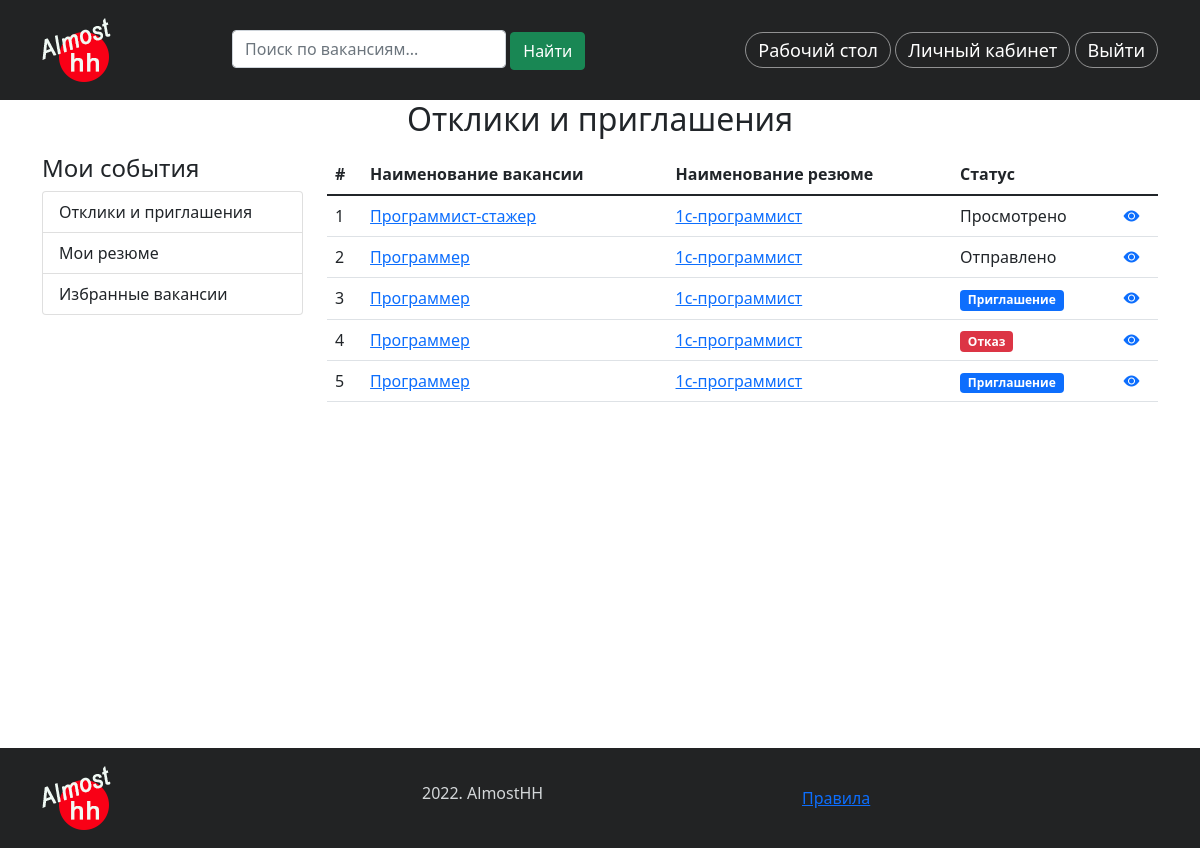
The app's page /portal/feedback-and-suggestion/ (signed in) with its own data.
### portal/models.py (models this page shows, shortened)
class FeedbackAndSuggestion(models.Model):
    STATUS_CHOICES = (
        ('send', 'Отправлено'),
        ('viewed', 'Просмотрено'),
        ('invite', 'Приглашение'),
        ('failure', 'Отказ'),
    )
    vacancy = models.ForeignKey(Vacancy, on_delete=models.CASCADE,
                                related_name='suggestions', verbose_name='Вакансия')
    resume = models.ForeignKey(Resume, on_delete=models.CASCADE,
                               related_name='feedbacks', verbose_name='Резюме')
    status = models.CharField(max_length=15, choices=STATUS_CHOICES,
                              verbose_name='Статус', default='send')

class Vacancy(models.Model):
    STATUS_CHOICES = (
        ('draft', 'Черновик'),
        ('send', 'Отправлено'),
        ('published', 'Опубликовано'),
        ('rework', 'На доработку'),
    )
    title = models.CharField(max_length=100, verbose_name='Наименование')
    slug = models.SlugField(max_length=100, verbose_name='Слаг')
    salary = models.CharField(max_length=150, verbose_name='Зарплата')
    company = models.ForeignKey(CompanyCard, on_delete=models.CASCADE,
                                verbose_name='Компания',
                                related_name='vacancies')
    description = models.TextField(verbose_name='Описание вакансии')
    address = models.CharField(max_length=200, verbose_name='Адрес вакансии')
    publish = models.DateTimeField(default=timezone.now)
    created = models.DateTimeField(auto_now_add=True)
    updated = models.DateTimeField(auto_now=True)
    comment = models.TextField(verbose_name='Комментарий', blank=True)
    status = models.CharField(max_length=15, choices=STATUS_CHOICES,
                              default='draft',
                              verbose_name='Статус')
    resumes = models.ManyToManyField('Resume', through='FeedbackAndSuggestion',
                                     through_fields=('vacancy', 'resume'),
                                     related_name='vacancies')

class Resume(models.Model):
    STATUS_CHOICES = (
        ('draft', 'Черновик'),
        ('send', 'Отправлено'),
        ('published', 'Опубликовано'),
        ('rework', 'На доработку'),
    )
    title = models.CharField(max_length=100,
                             verbose_name='Наименование вакансии')
    slug = models.SlugField(max_length=100, verbose_name='Слаг')
    salary = models.CharField(max_length=150, verbose_name='Зарплата')
    user = models.ForeignKey(User, on_delete=models.CASCADE,
                             verbose_name='Пользователь',
                             related_name='resumes')
    employment = models.CharField(max_length=150, verbose_name='Занятость')
    schedule = models.CharField(max_length=150, verbose_name='График работы')
    about_me = models.TextField(verbose_name='Обо мне')
    education = models.TextField(verbose_name='Образование')
    language = models.CharField(max_length=200, verbose_name='Знание языков')
    citizenship = models.CharField(max_length=50, verbose_name='Гражданство')
    publish = models.DateTimeField(default=timezone.now)
    created = models.DateTimeField(auto_now_add=True)
    updated = models.DateTimeField(auto_now=True)
    comment = models.TextField(verbose_name='Комментарий', blank=True)
    status = models.CharField(max_length=15, choices=STATUS_CHOICES,
                              default='draft',
                              verbose_name='Статус')

### portal/views.py (the view)
# urls.py: path('feedback-and-suggestion/', views.feedback_list, name='feedback_list'),
@login_required()
def feedback_list(request):
    if request.user.has_perm('portal.add_resume'):
        feedbacks = FeedbackAndSuggestion.objects.filter(resume__user=request.user)
    else:
        feedbacks = FeedbackAndSuggestion.objects.filter(
            vacancy__company__user=request.user)
    return render(request, 'portal/account/feedback_list.html',
                  {'feedbacks': feedbacks})

### portal/templates/portal/account/feedback_list.html (shortened to what this page needs)
{% extends "news/base.html" %}
{% block content %}
<div class="container">
    <div class="row">
        <div class="col text-center">
            <h1 class="mb-3">Отклики и приглашения </h1>
        </div>
    </div>
    <div class="row">
        <div class="col-3">
            <div class="left-menu">
                    {% include 'portal/account/includes/dashboard_menu.html' %}
            </div>
        </div>
        <div class="col-9">
            <div class="feedback">
                <table class="table">
                    <thead>
                        <tr>
                            <th>#</th>
                            <th>Наименование вакансии</th>
                            <th>Наименование резюме</th>
                            <th>Статус</th>
                        </tr>
                    </thead>
                    <tbody>
                        {% for feedback in feedbacks %}
                        <tr>
                            <td>{{ forloop.counter }}</td>
                            <td><a href="{% url 'portal:vacancy_detail' feedback.vacancy.id %}">{{ feedback.vacancy.title }}</a></td>
                            <td><a href="{% url 'portal:resume_detail' feedback.resume.id %}">{{ feedback.resume.title }}</a></td>
                            {% if feedback.status == 'failure' %}
                            <td><span class="badge bg-danger">{{ feedback.get_status_display }}</span></td>
                            {% elif feedback.status == 'invite' %}
                            <td><span class="badge bg-primary">{{ feedback.get_status_display }}</span></td>
                            {% else %}
                            <td>{{ feedback.get_status_display }}</td>
                            {% endif %}
                            <td><a href="{% url 'portal:feedback_detail' feedback.id %}"><i class="bi bi-eye-fill"></i></a></td>
                        </tr>
                        {% empty %}
                        <h5>Пока еще не добавлено ни одного Отклика или приглашения</h5>
                        {% endfor %}
                    </tbody>
                </table>
            </div>
        </div>
    </div>
</div>
{% endblock %}

### news/static/news/css/news.css (style rules this page uses)
h1 { font-size: 2.0rem; }

### records on screen
FeedbackAndSuggestion: vacancy "Программист-стажер", resume "1с-программист", status "Просмотрено"
FeedbackAndSuggestion: vacancy "Программер", resume "1с-программист", status "Отправлено"
FeedbackAndSuggestion: vacancy "Программер", resume "1с-программист", status "Приглашение"
FeedbackAndSuggestion: vacancy "Программер", resume "1с-программист", status "Отказ"
FeedbackAndSuggestion: vacancy "Программер", resume "1с-программист", status "Приглашение"
